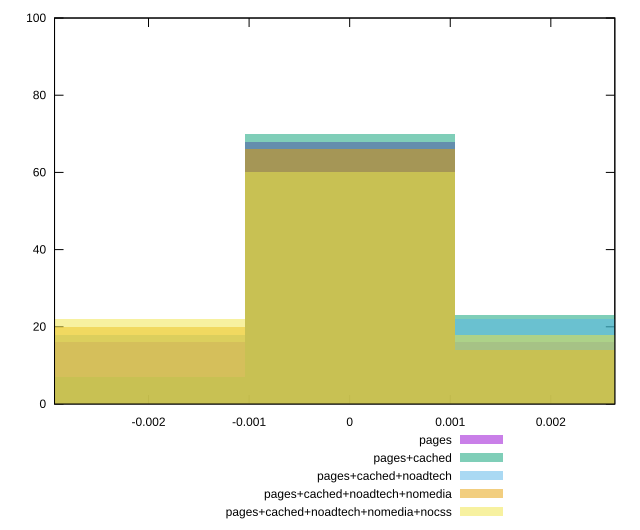

This figure's gnuplot source:
reset

$pages <<EOF
0 68
0.0020880405399720725 16
-0.0020880405399720725 16
EOF

$pagesCached <<EOF
0.0020880405399720725 23
0 70
-0.0020880405399720725 7
EOF

$pagesCachedNoadtech <<EOF
0.0020880405399720725 22
0 60
-0.0020880405399720725 18
EOF

$pagesCachedNoadtechNomedia <<EOF
-0.0020880405399720725 20
0.0020880405399720725 14
0 66
EOF

$pagesCachedNoadtechNomediaNocss <<EOF
0 60
0.0020880405399720725 18
-0.0020880405399720725 22
EOF

set key outside below
set boxwidth 0.0020880405399720725
set xrange [-0.0029343714347124096:0.0026362597634989465]
set yrange [0:100]
set trange [0:100]
set style fill transparent solid 0.5 noborder
set terminal svg size 640, 530 enhanced background rgb 'white'
set output "report_00013_2021-02-09T12-04-24.940Z/meta/pScore-difference/comparison/histogram/all_raw.svg"

plot $pages title "pages" with boxes, \
     $pagesCached title "pages+cached" with boxes, \
     $pagesCachedNoadtech title "pages+cached+noadtech" with boxes, \
     $pagesCachedNoadtechNomedia title "pages+cached+noadtech+nomedia" with boxes, \
     $pagesCachedNoadtechNomediaNocss title "pages+cached+noadtech+nomedia+nocss" with boxes

reset
